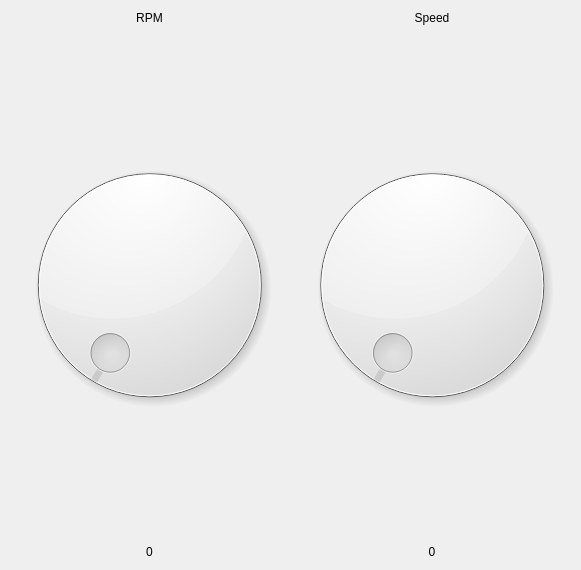
<?xml version="1.0" encoding="UTF-8"?>
<ui version="4.0">
 <class>GaugeWidget</class>
 <widget class="QWidget" name="GaugeWidget">
  <property name="geometry">
   <rect>
    <x>0</x>
    <y>0</y>
    <width>581</width>
    <height>570</height>
   </rect>
  </property>
  <property name="windowTitle">
   <string>Form</string>
  </property>
  <layout class="QGridLayout" name="gridLayout">
   <item row="0" column="0">
    <layout class="QVBoxLayout" name="verticalLayout">
     <item>
      <widget class="QLabel" name="label">
       <property name="text">
        <string>RPM</string>
       </property>
       <property name="alignment">
        <set>Qt::AlignmentFlag::AlignCenter</set>
       </property>
      </widget>
     </item>
     <item>
      <widget class="QDial" name="dialRpm">
       <property name="sizePolicy">
        <sizepolicy hsizetype="Preferred" vsizetype="Expanding">
         <horstretch>0</horstretch>
         <verstretch>0</verstretch>
        </sizepolicy>
       </property>
       <property name="maximum">
        <number>8000</number>
       </property>
      </widget>
     </item>
     <item>
      <widget class="QLabel" name="lblRpm">
       <property name="text">
        <string>0</string>
       </property>
       <property name="alignment">
        <set>Qt::AlignmentFlag::AlignCenter</set>
       </property>
      </widget>
     </item>
    </layout>
   </item>
   <item row="0" column="1">
    <layout class="QVBoxLayout" name="verticalLayout_2">
     <item>
      <widget class="QLabel" name="label_2">
       <property name="text">
        <string>Speed</string>
       </property>
       <property name="alignment">
        <set>Qt::AlignmentFlag::AlignCenter</set>
       </property>
      </widget>
     </item>
     <item>
      <widget class="QDial" name="dialSpeed">
       <property name="sizePolicy">
        <sizepolicy hsizetype="Preferred" vsizetype="Expanding">
         <horstretch>0</horstretch>
         <verstretch>0</verstretch>
        </sizepolicy>
       </property>
       <property name="maximum">
        <number>260</number>
       </property>
      </widget>
     </item>
     <item>
      <widget class="QLabel" name="lblSpeed">
       <property name="text">
        <string>0</string>
       </property>
       <property name="alignment">
        <set>Qt::AlignmentFlag::AlignCenter</set>
       </property>
      </widget>
     </item>
    </layout>
   </item>
  </layout>
 </widget>
 <resources/>
 <connections/>
</ui>
